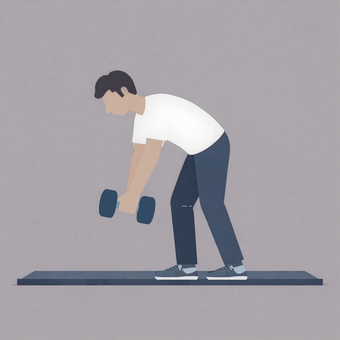
#> input picture _bmad-output/planning-artifacts/pictos-rig/puppet_rdl/_1x_check.png, 340 x 340 px, given in place of M_rdl-dumbbell_pilote2.png, which was not available
$ python build_rdl.py _1x_check.png
#> lines starting #> are read from the running program, lines starting #| are printed output that depends on the picture; after the words box and inside, x2 and y2 are one past the last pixel; in counts of white or black regions, pixels touching at a corner belong together; pictures that were not available may be replaced by others from this repository, and a replacement may not be noted
#!/usr/bin/env python3
"""Marionnette RDL — charnière de hanche depuis M_rdl-dumbbell_pilote2.png (validée Sophie).

Mouvement : position basse (= image source, frame 0) → remontée vers ~15° du
vertical → redescente. Torse+tête = rotation rigide autour de la hanche P ;
bras+mains+haltère = translation pure (restent à l'aplomb), épinglés à l'épaule.
Jambes/chaussures/tapis = STATIQUES (aucune découpe nécessaire).

Leçons wall-sit appliquées : calques entiers découpés UNE fois, purge de la
frange couleur-fond des sprites, vérifs visuelles à chaque étape.
"""
import numpy as np
from PIL import Image, ImageFilter
from scipy import ndimage
import os, subprocess, sys

SRC = 'ai-explo/vague4/M_rdl-dumbbell_pilote2.png'
OUT = 'puppet_rdl'
# v10 — retour Sophie « le corps se désolidarise » : le vrai pivot du hip-hinge
# est l'articulation hanche/fémur, mesurée au point où les 2 jambes se séparent
# (crotch), PAS le milieu du dos. Le bassin (bande shirt-hem→crotch) doit
# tourner AVEC le torse, pas rester figé avec les jambes.
PIVOT = (595, 590)          # articulation hanche = crotch mesuré (gap 589-602 à y=610)
SHOULDER = (440, 425)       # épaule source (ancrage bras)
THETA_MAX = 40.0            # degrés de remontée (55° penché → ~15° du vertical)
N_FRAMES, FPS = 48, 12

im = np.array(Image.open(SRC).convert('RGB')).astype(np.int16)
H, W = im.shape[:2]
#> H = 340; W = 340
ys, xs = np.mgrid[0:H, 0:W]

WALL = np.array([172, 167, 172]); SHIRT = np.array([243, 243, 242])
SKIN = np.array([202, 176, 158]); HAIR = np.array([63, 62, 71])
NAVY = np.array([66, 81, 102])

def l1(c):
    return np.abs(im - c).sum(axis=2)
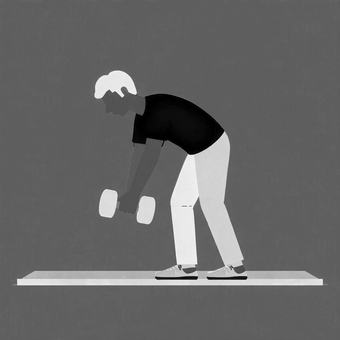
#> returned value: shape (340, 340) int64; min 0, max 583, mean 237.3; drawn with min black and max white

# ---------- masques des pièces MOBILES ----------
shirtish = l1(SHIRT) < 60
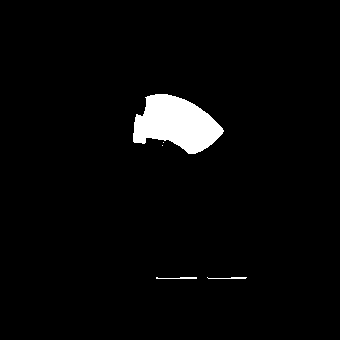
#> shirtish: shape (340, 340) bool; 3.1% white; 5 white regions (2 under 20 px), largest, box (x1, y1, x2, y2) and area: (133, 94, 224, 154) 3507, (156, 277, 197, 279) 60, (207, 277, 247, 279) 55
hairish = (l1(HAIR) < 50) & (ys < 400)
#> in l1 (call 2), `return np.abs(im - c).sum(axis=2)`:
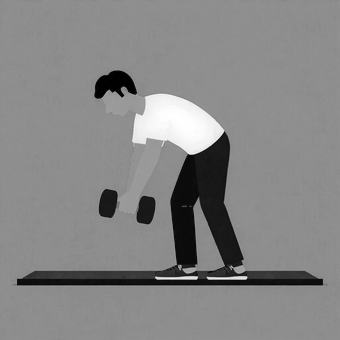
#> returned value: shape (340, 340) int64; min 0, max 563, mean 296.3; drawn with min black and max white
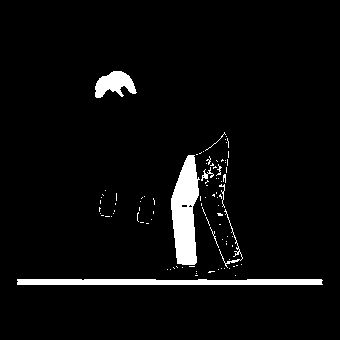
#> hairish: shape (340, 340) bool; 4.5% white; 93 white regions (83 under 20 px), largest, box (x1, y1, x2, y2) and area: (171, 155, 200, 265) 2176, (17, 279, 323, 285) 1747, (95, 71, 137, 98) 692
skinish = l1(SKIN) < 38                                     # 55 englobait le mur (L1=54 !)
#> in l1 (call 3), `return np.abs(im - c).sum(axis=2)`:
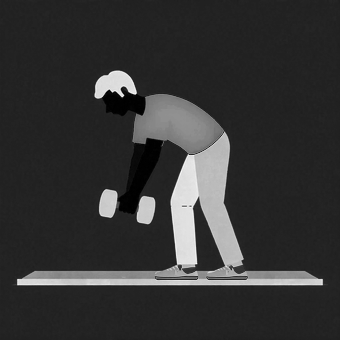
#> returned value: shape (340, 340) int64; min 0, max 391, mean 80.5; drawn with min black and max white
#> skinish: shape (340, 340) bool; 2% white; 2 white regions, box (x1, y1, x2, y2) and area: (118, 138, 163, 214) 1580, (102, 88, 145, 116) 787
torso = shirtish | hairish | (skinish & (ys < 388))
#> torso: shape (340, 340) bool; 9.7% white; 90 white regions (80 under 20 px), largest, box (x1, y1, x2, y2) and area: (95, 71, 226, 214) 6598, (171, 155, 200, 265) 2176, (17, 277, 323, 285) 1807
torso = ndimage.binary_closing(torso, np.ones((5, 5)))
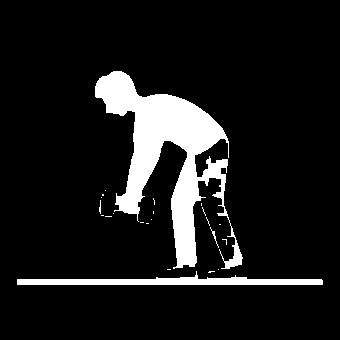
#> torso: shape (340, 340) bool; 10.5% white; 23 white regions (20 under 20 px), largest, box (x1, y1, x2, y2) and area: (95, 71, 243, 269) 10078, (17, 271, 323, 285) 1966, (210, 227, 219, 248) 32
lblt, _ = ndimage.label(torso)
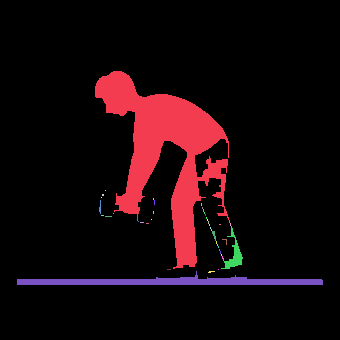
#> lblt: shape (340, 340) int32; 44 distinct labels, from 0 to 43; one colour per label, 0 black
#> (the run stopped early here; a loop or call above may not have finished)

$ run again, on _bmad-output/planning-artifacts/pictos-rig/puppet_rdl/_pose_bottom_view.png
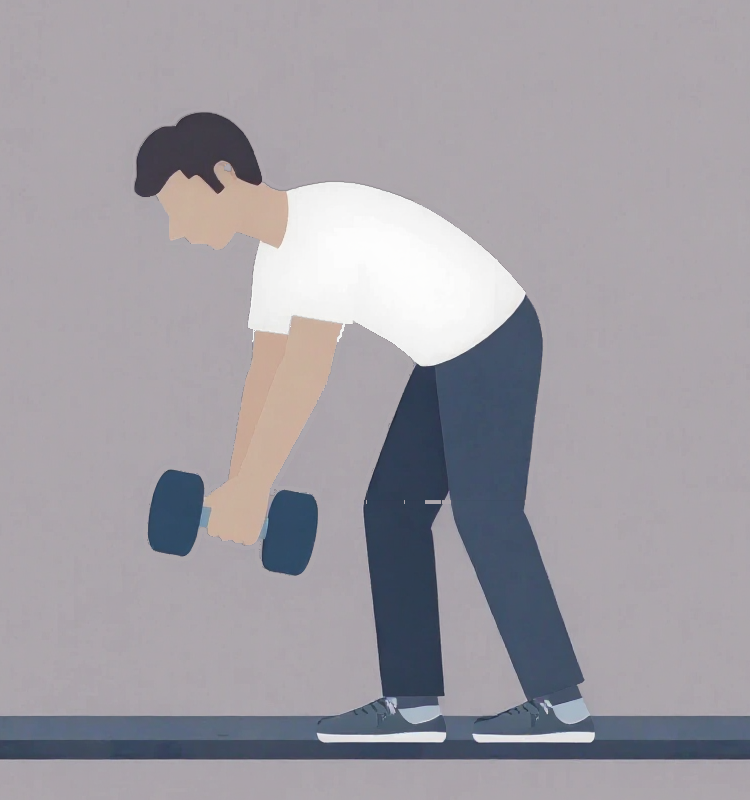
#> input picture _bmad-output/planning-artifacts/pictos-rig/puppet_rdl/_pose_bottom_view.png, 750 x 800 px, given in place of M_rdl-dumbbell_pilote2.png, which was not available
#> `shirtish = l1(SHIRT) < 60`:
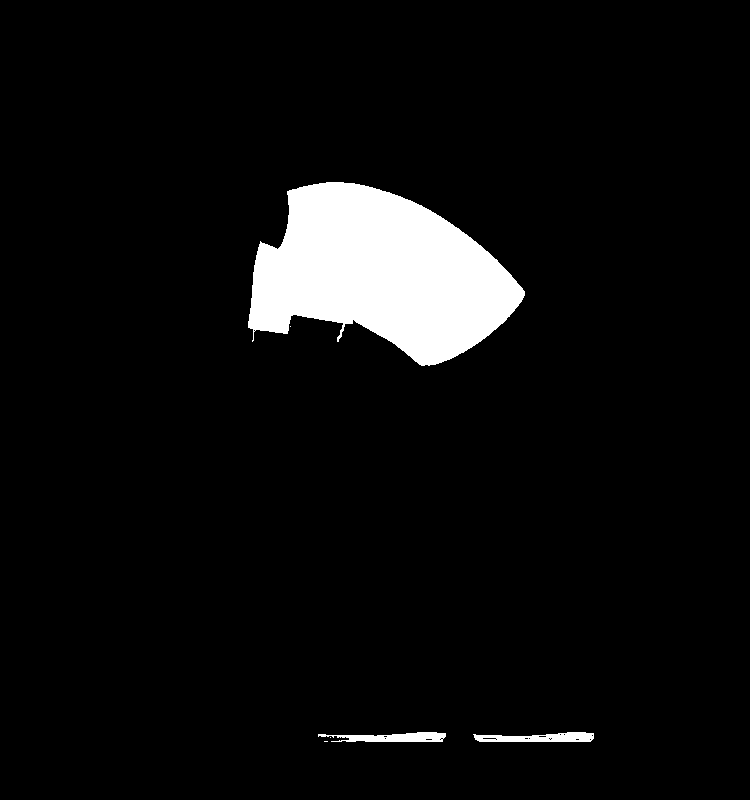
#> shirtish: shape (800, 750) bool; 5.7% white; 6 white regions (3 under 20 px), largest, box (x1, y1, x2, y2) and area: (248, 182, 525, 366) 32501, (473, 732, 594, 742) 865, (318, 732, 446, 742) 850
#> hairish: shape (800, 750) bool; 1.4% white; 63 white regions (51 under 20 px), largest, box (x1, y1, x2, y2) and area: (135, 113, 262, 197) 6594, (401, 364, 439, 400) 977, (471, 372, 486, 396) 120
#> skinish: shape (800, 750) bool; 3.6% white; 8 white regions (6 under 20 px), largest, box (x1, y1, x2, y2) and area: (204, 316, 343, 545) 14371, (157, 165, 288, 250) 7342
#> lblt: shape (800, 750) int32; 18 distinct labels, from 0 to 17
#> `torso = (lblt == lblt[300, 500])`:
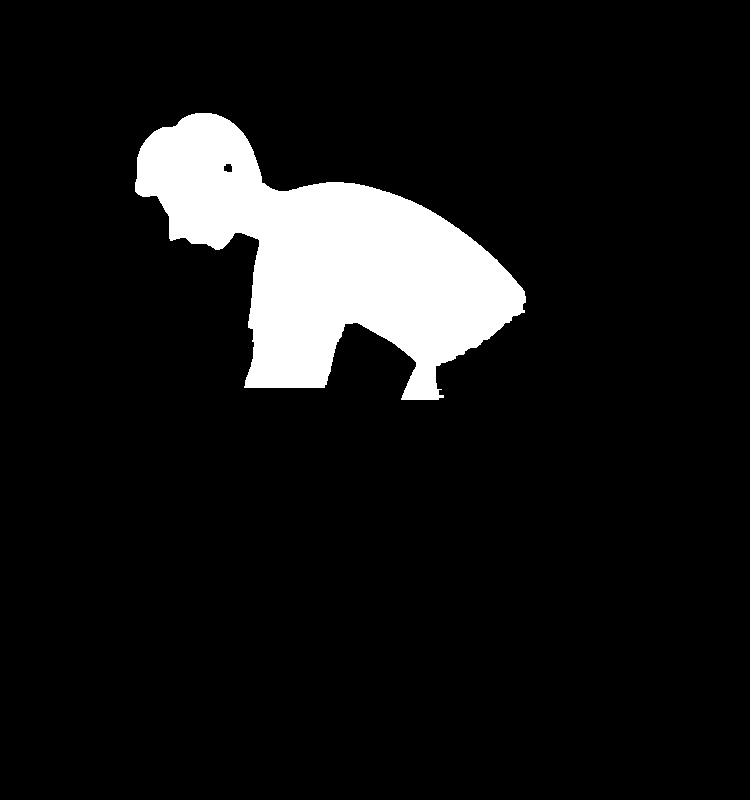
#> torso: shape (800, 750) bool; 8.9% white; 1 white region, box (x1, y1, x2, y2) and area: (135, 113, 526, 400) 53353
#| torso px: 53353

$ run again, on _bmad-output/planning-artifacts/pictos-rig/puppet_rdl/_pose_mid_view.png
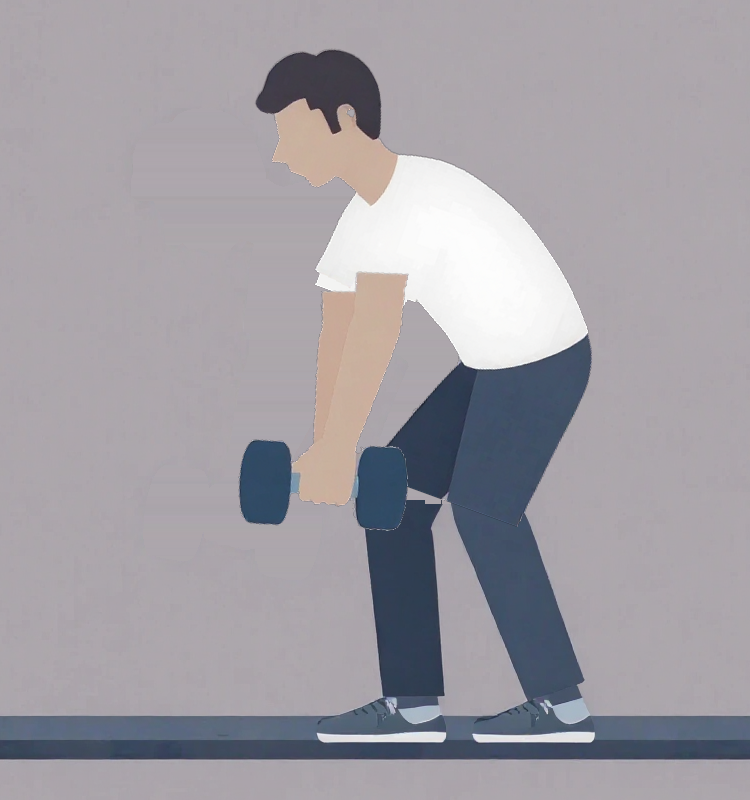
#> input picture _bmad-output/planning-artifacts/pictos-rig/puppet_rdl/_pose_mid_view.png, 750 x 800 px, given in place of M_rdl-dumbbell_pilote2.png, which was not available
#> shirtish: shape (800, 750) bool; 5.6% white; 8 white regions (5 under 20 px), largest, box (x1, y1, x2, y2) and area: (315, 155, 588, 369) 32022, (473, 732, 594, 742) 865, (318, 732, 446, 742) 850
#> hairish: shape (800, 750) bool; 1.4% white; 31 white regions (25 under 20 px), largest, box (x1, y1, x2, y2) and area: (256, 50, 381, 139) 6537, (427, 362, 486, 400) 1134, (575, 352, 591, 386) 208, (504, 387, 522, 400) 103, (562, 336, 588, 353) 92, (534, 353, 560, 364) 44
#> skinish: shape (800, 750) bool; 3.6% white; 8 white regions (6 under 20 px), largest, box (x1, y1, x2, y2) and area: (292, 273, 408, 506) 14142, (272, 99, 397, 205) 7183
#> lblt: shape (800, 750) int32; 16 distinct labels, from 0 to 15
#> `torso = (lblt == lblt[300, 500])`:
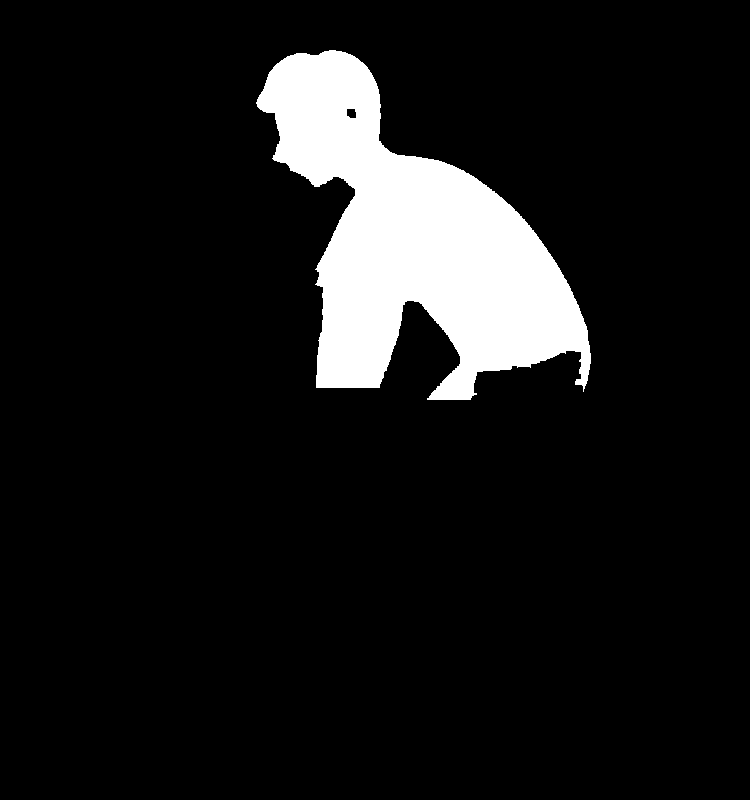
#> torso: shape (800, 750) bool; 9.4% white; 1 white region, box (x1, y1, x2, y2) and area: (256, 50, 591, 400) 56394
#| torso px: 56394
